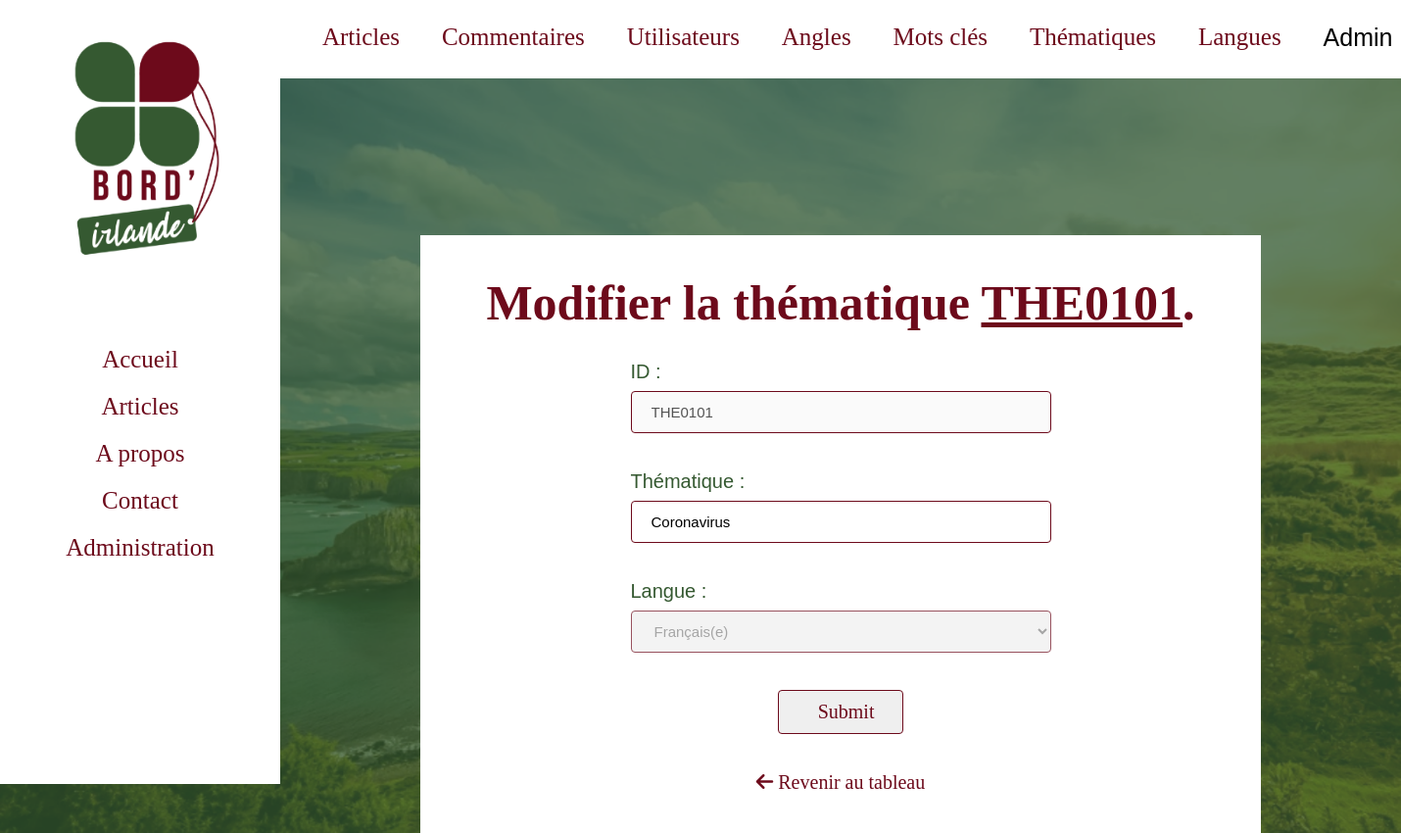
/thematiques/update.php?id=THE0101 (signed in), run on the app's committed database.
### tables this page shows
CREATE TABLE IF NOT EXISTS `thematique` (
  `NumThem` char(8) NOT NULL,
  `LibThem` char(60) DEFAULT NULL,
  `NumLang` char(8) NOT NULL,
  PRIMARY KEY (`NumThem`),
  KEY `THEMATIQUE_FK` (`NumThem`),
  KEY `FK_ASSOCIATION_4` (`NumLang`)
);

CREATE TABLE IF NOT EXISTS `langue` (
  `NumLang` char(8) NOT NULL,
  `Lib1Lang` char(25) DEFAULT NULL,
  `Lib2Lang` char(45) DEFAULT NULL,
  `NumPays` char(4) DEFAULT NULL,
  PRIMARY KEY (`NumLang`),
  KEY `LANGUE_FK` (`NumLang`)
);

### thematiques/update.php (the view, shortened to what this page needs)
<?php
    include '../assets/php/connect_PDO.php';
?>
<!DOCTYPE html>
<html>
    <head>
		<link rel="stylesheet" href="../assets/css/style.css" />
    </head>
    <body>
        <?php
            if(isset($_GET['id']) && !empty($_GET['id'])) {
                $req = $bdd->prepare('SELECT * FROM thematique WHERE NumThem = :id');
                $req->execute(array(
                    'id' => $_GET['id']
                ));
                $donnees = $req->fetch();
                $NumLangThem = $donnees['NumLang'];
                if(!empty($donnees)) {
                    ?>
                        <?php include '../assets/php/menuInAdminShow.php'; ?>
                    <div class="thematiques">
                                        <?php include '../assets/php/menuAdmin.php'; ?>
                        <div class="Update">
                                            <h1>Modifier la thématique <span><?php echo $_GET['id']; ?></span>.</h1>
                            <div class="UpdateContent">
                                <div class="Margin">
                                            <form action="update.php?id=<?php echo $_GET['id']; ?>" method="POST">
                                                <label for="NumThem">ID :</label>
                                                <input type="text" id="NumThem" name="NumThem" placeholder="Identifiant de la thématique" size="8" minlength="7" value="<?php echo $donnees['NumThem']; ?>" required disabled><br>
                                </div>
                                <div class="Margin">
                                                <label for="LibThem">Thématique :</label>
                                                <input type="text" id="LibThem" name="LibThem" placeholder="Entrer votre thématique" size="60" maxlength="60" autofocus="autofocus" value="<?php echo $donnees['LibThem']; ?>" required><br>
                                </div>
                                <div class="Margin">
                                                <label for="NumLang">Langue :</label>
                                                <select name="NumLang" id="NumLang" required disabled>
                                                    <?php
                                                        $req = $bdd->query('SELECT * FROM langue ORDER BY NumLang');
                                                        while($donnees = $req->fetch()) {
                                                    ?>
                                                            <option value="<?php echo $donnees['NumLang']; ?>" <?php echo $donnees['NumLang'] == $NumLangThem ? "selected" : ""; ?>><?php echo $donnees['Lib1Lang']; ?></option>
                                                    <?php
                                                        }
                                                    ?>
                                                </select>
                                </div>
                                <div class="validerInput">
                                    <input type="submit">
                                </div>
                                        <div class="Margin validerInput">
                                            <a href="index.php" class="back"><i class="fas fa-arrow-left"></i> Revenir au tableau</a>
                                        </div>
                                        <?php
                                    } else {
                                        $_SESSION['answer'] = "<span>Cette thématique est introuvable !</span>";
                                        header('Location: index.php');
                                    }
                                } else {
                                    $_SESSION['answer'] = "<span>Cette thématique est introuvable !</span>";
                                    header('Location: index.php');
                                }
                            ?>
                        </div>
                    </div>
    </body>
</html>

### assets/css/style.css (style rules this page uses)
body { display: flex; margin: 0px; background-image: url("../images/image_2.png"); background-repeat: no-repeat; background-attachment: fixed; background-color: #345831; background-size: cover; width: 100vw; height: 100vh; }
.thematiques { display: flex; flex-direction: column; margin-left: 20vw; }
.thematiques h1 { font-family: 'Bebas Neue', cursive; color: #6D0A1B; text-align: center; font-size: 50px; padding-top: 10vh; margin: 0px; margin-top: 5vh; }
.Update { background-color: white; width: 60vw; height: auto; margin-top: 20vh; margin-left: 10vw; font-size: 20px; margin-bottom: 10vh; }
.Update h1 { padding-top: 0; }
.UpdateContent { color: #355931; width: 30vw; margin: 0px auto; font-family: Helvetica, sans-serif; margin-bottom: 5vh; }
.Margin { margin-top: 30px; }
.thematiques a { text-decoration: none; font-family: 'Bebas Neue', cursive; color: #355931; }
input { width: 100%; padding: 12px 20px; margin: 8px 0; box-sizing: border-box; border: 1px solid #6D0A1B; border-radius: 4px; font-size: 15px; font-family: 'Helvetica', sans-serif; font-weight: 400; }
input[type=submit], input[type=reset] { font-size: 20px; font-family: 'Bebas Neue', cursive; font-weight: 400; color: #6D0A1B; padding: 10px 40px; transition: 0.3s ease; margin-top: 30px; width: 30%; }
label { font-size: 20px; font-family: 'Helvetica', sans-serif; font-weight: 400; color: #355931; }
.validerInput { text-align: center; }
select { width: 100%; padding: 11px 19px; border-radius: 4px; margin: 8px 0; box-sizing: border-box; border: 1px solid #6D0A1B; font-size: 15px; font-family: 'Helvetica', sans-serif; font-weight: 400; }
.Update h1 span { text-decoration: underline; }
.thematiques a { color: #6D0A1B; }

### data on the page
thematique: NumThem "THE0101", LibThem "Coronavirus", NumLang "Français(e)"

### other printed values
$_SESSION['login'] "Admin"
$_GET['id'] "THE0101"
